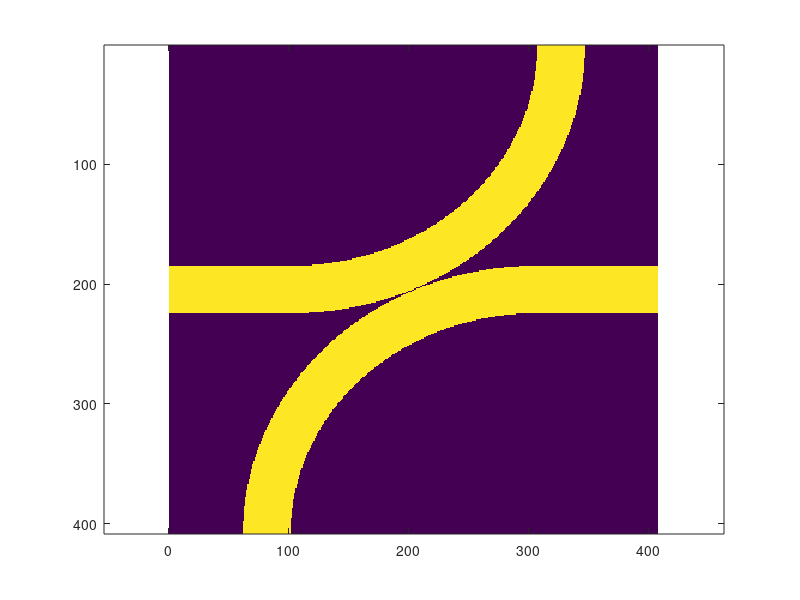

Write MATLAB code to recreate this figure.
% =========================================================================
% Generator of Example Waveguide Coupler (E Mode)
% =========================================================================
% Author: Ziwei Zhu
% =========================================================================
close all;
clear variables;

% waveguide inner index (Si)
n1 = 3.48;
% waveguide outer index (SiO2)
n2 = 1.46;

% definition of geometry
width_1 = 1.95e-6;
zc_ellipse_1 = 5e-6;
xc_ellipse_1 = -1e-5;

a1_ellipse_1 = 1.2e-5;
a0_ellipse_1 = a1_ellipse_1 - width_1;

b1_ellipse_1 = 1e-5 + 0.5 * width_1;
b0_ellipse_1 = 1e-5 - 0.5 * width_1;

width_2 = 1.95e-6;
zc_ellipse_2 = 1.5e-5;
xc_ellipse_2 = 1e-5;

a1_ellipse_2 = 1.2e-5;
a0_ellipse_2 = a1_ellipse_2 - width_2;

b1_ellipse_2 = 1e-5 + 0.5 * width_2;
b0_ellipse_2 = 1e-5 - 0.5 * width_2;


% simulation defintion
Nz = 408;
Nx = 408;

z0 = 0.0;
z1 = 2e-5;
x0 = -1e-5;
x1 = 1e-5;

res_z = (z1 - z0) / Nz;
res_x = (x1 - x0) / Nx;


eps1 = n1 * n1;
eps2 = n2 * n2;

Mu_xx = ones(Nz, Nx);
Mu_zz = ones(Nz, Nx);
Eps_yy = ones(Nz, Nx);

for i = 1 : Nz
    for j = 1 : Nx
        z = z0 + res_z * (i - 0.5);
        x = x0 + res_x * (j - 0.5);
        if (((z - zc_ellipse_1)^2 / a1_ellipse_1^2 ...
            + (x - xc_ellipse_1)^2 / b1_ellipse_1^2 <= 1.0)...
            &&...
            ((z - zc_ellipse_1)^2 / a0_ellipse_1^2 ...
            + (x - xc_ellipse_1)^2 / b0_ellipse_1^2 >= 1.0)...
            &&...
            z >= zc_ellipse_1)
            Eps_yy(i, j) = eps1;
        elseif (z <= zc_ellipse_1 && x <= 0.5 * width_1 && x >= -0.5 * width_1)
            Eps_yy(i, j) = eps1;
        elseif (((z - zc_ellipse_2)^2 / a1_ellipse_2^2 ...
            + (x - xc_ellipse_2)^2 / b1_ellipse_2^2 <= 1.0)...
            &&...
            ((z - zc_ellipse_2)^2 / a0_ellipse_2^2 ...
            + (x - xc_ellipse_2)^2 / b0_ellipse_2^2 >= 1.0)...
            &&...
            z <= zc_ellipse_2)
            Eps_yy(i, j) = eps1;
        elseif (z >= zc_ellipse_2 && x <= 0.5 * width_1 && x >= -0.5 * width_1)
            Eps_yy(i, j) = eps1;
        else
            Eps_yy(i, j) = eps2;    
        end
    end
    
end

N_plot = 100;

wg_1_z0 = zeros(N_plot, 1);
wg_1_x0 = zeros(N_plot, 1);
wg_1_z1 = zeros(N_plot, 1);
wg_1_x1 = zeros(N_plot, 1);

wg_2_z0 = zeros(N_plot, 1);
wg_2_x0 = zeros(N_plot, 1);
wg_2_z1 = zeros(N_plot, 1);
wg_2_x1 = zeros(N_plot, 1);

for i = 1 : ceil(0.25*N_plot)-1
    alpha = i / (ceil(0.25*N_plot)-1);
    wg_1_z0(i) = alpha * zc_ellipse_1 + (1 - alpha) * z0;
    wg_1_x0(i) = -0.5 * width_1;
    wg_1_z1(i) = alpha * zc_ellipse_1 + (1 - alpha) * z0;
    wg_1_x1(i) = 0.5 * width_1;
    
    wg_2_z0(i) = alpha * zc_ellipse_2 + (1 - alpha) * z1;
    wg_2_x0(i) = 0.5 * width_1;
    wg_2_z1(i) = alpha * zc_ellipse_2 + (1 - alpha) * z1;
    wg_2_x1(i) = -0.5 * width_1;
end

for i = ceil(0.25 * N_plot) : N_plot
    alpha = (i - ceil(0.25 * N_plot) + 1) / (N_plot - ceil(0.25 * N_plot)+1);
    wg_1_z0(i) = alpha * (zc_ellipse_1 + a0_ellipse_1)...
        + (1 - alpha) * zc_ellipse_1;
    wg_1_x0(i) = xc_ellipse_1...
        + b0_ellipse_1 * sqrt(1 - (wg_1_z0(i) - zc_ellipse_1)^2 / a0_ellipse_1^2);
    wg_1_z1(i) = alpha * (zc_ellipse_1 + a1_ellipse_1)...
        + (1 - alpha) * zc_ellipse_1;
    wg_1_x1(i) = xc_ellipse_1...
        + b1_ellipse_1 * sqrt(1 - (wg_1_z1(i) - zc_ellipse_1)^2 / a1_ellipse_1^2);
    
    wg_2_z0(i) = alpha * (zc_ellipse_2 - a0_ellipse_2)...
        + (1 - alpha) * zc_ellipse_2;
    wg_2_x0(i) = xc_ellipse_2...
        - b0_ellipse_2 * sqrt(1 - (wg_2_z0(i) - zc_ellipse_2)^2 / a0_ellipse_2^2);
    wg_2_z1(i) = alpha * (zc_ellipse_2 - a1_ellipse_2)...
        + (1 - alpha) * zc_ellipse_2;
    wg_2_x1(i) = xc_ellipse_2...
        - b1_ellipse_2 * sqrt(1 - (wg_2_z1(i) - zc_ellipse_2)^2 / a1_ellipse_2^2);
end

imagesc(Eps_yy');
axis equal tight;

save 'Eps_yy.mat' Eps_yy wg_1_z0 wg_1_x0 wg_1_z1 wg_1_x1 ...
    wg_2_z0 wg_2_x0 wg_2_z1 wg_2_x1;
